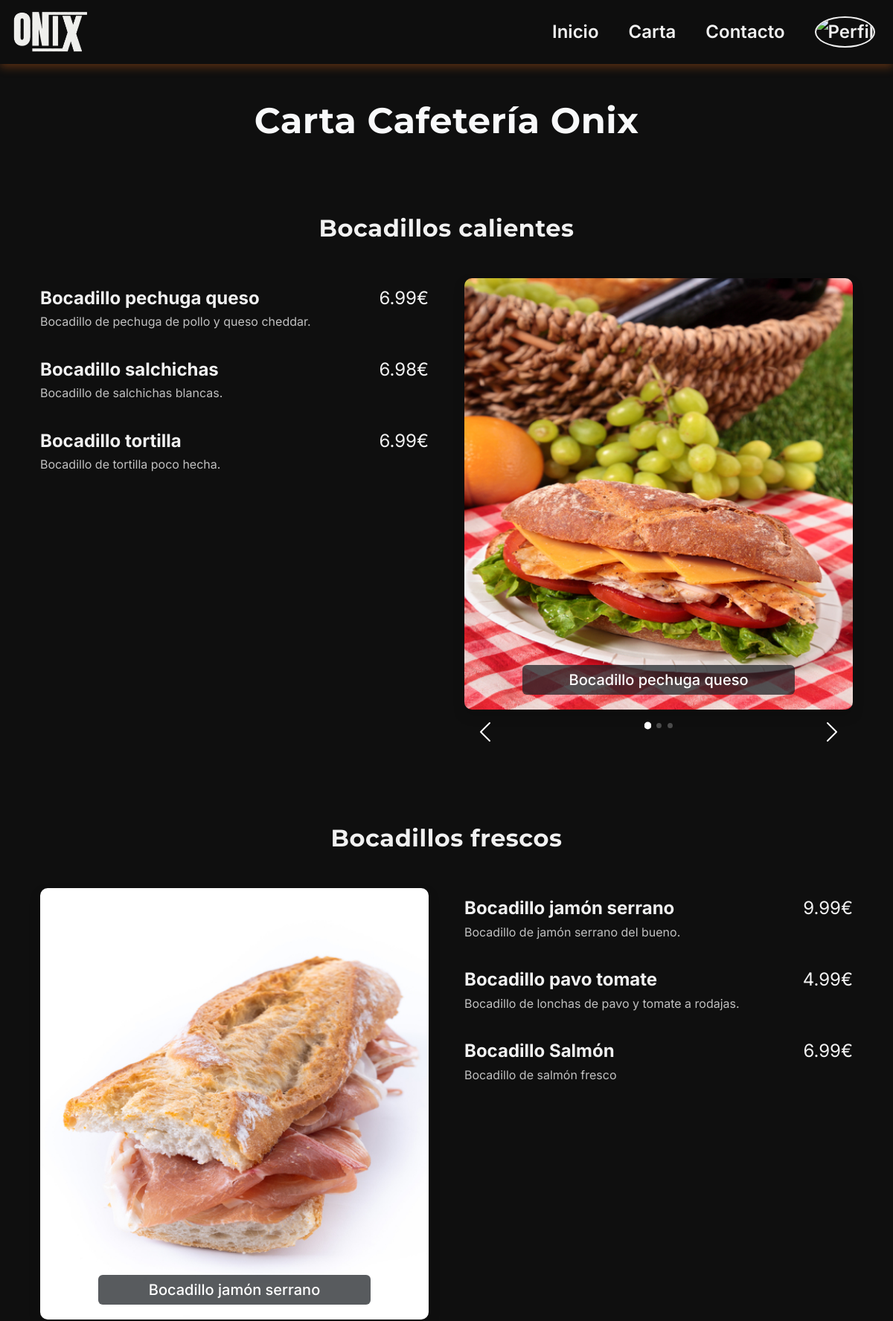
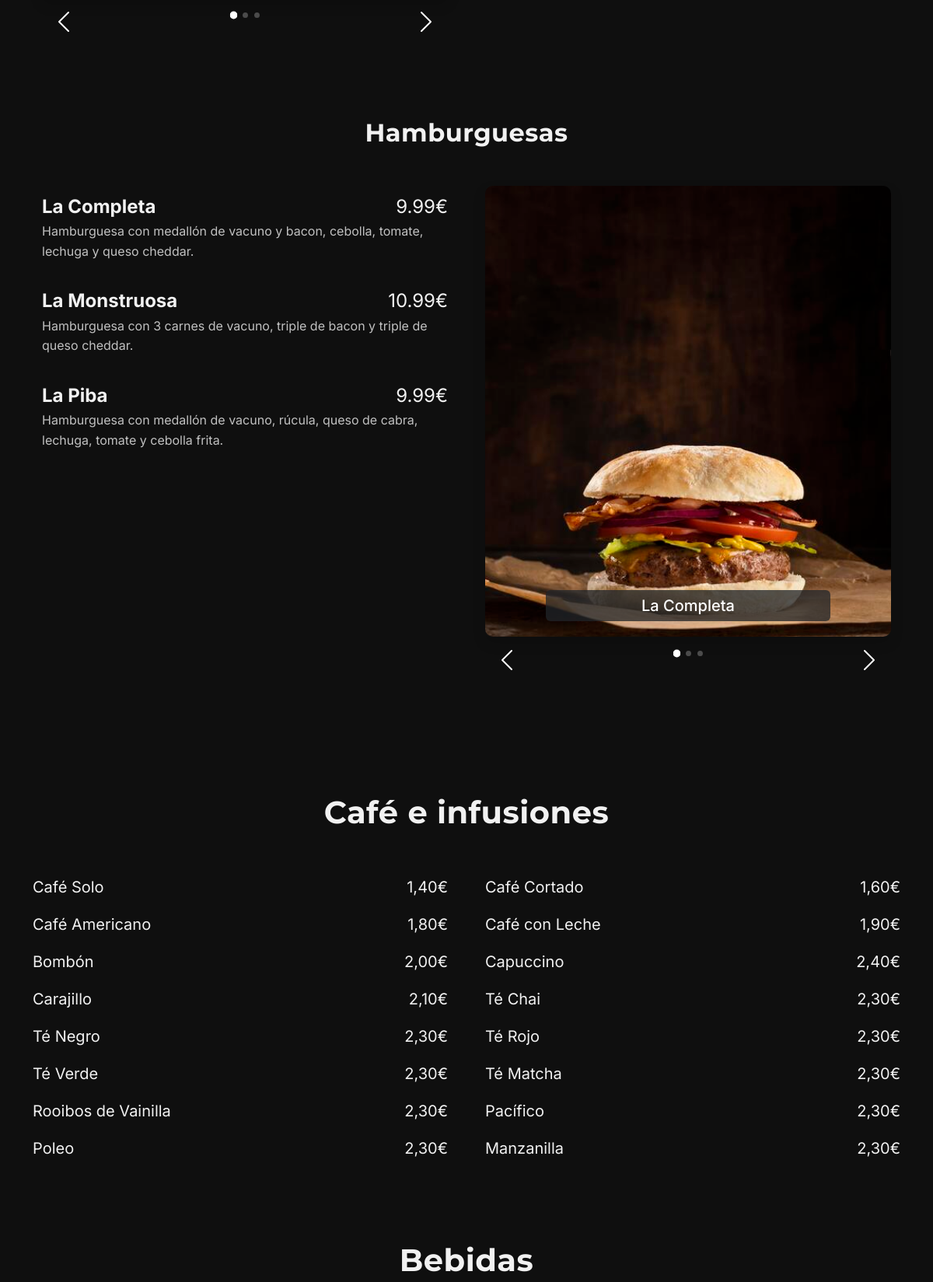
Page /menu.php (upper part) on the committed database (2 pictures, top to bottom).
### tables this page shows
CREATE TABLE `categorias` (
  `id` int(11) NOT NULL,
  `nombre` varchar(100) NOT NULL,
  `estado` enum('activo','inactivo') NOT NULL DEFAULT 'activo'
);

CREATE TABLE `productos` (
  `id` int(11) NOT NULL,
  `id_categoria` int(11) NOT NULL,
  `nombre` varchar(50) NOT NULL,
  `descripcion` varchar(255) NOT NULL,
  `precio` decimal(6,2) NOT NULL,
  `imagen` varchar(255) DEFAULT NULL,
  `estado` enum('activo','inactivo') NOT NULL DEFAULT 'activo'
);

### src/menu.php (the view, shortened to what this page needs)
<?php
    require_once "templates/header.php";
    $db = Database::getConnection();
    $categoryQuery = $db->prepare("SELECT id, nombre AS name FROM categorias WHERE estado = 'activo' ORDER BY nombre ASC");
    $categoryQuery->execute();
    $categories = $categoryQuery->fetchAll(PDO::FETCH_ASSOC);
    $categoryIndex = 0;
?>
    <section class="container py-5">
        <h1 class="text-center mb-5 display-5 fw-bold text-light">Carta Cafetería Onix</h1>
        <?php foreach ($categories as $category): ?>
            <?php
                $categoryIndex++;
                $reverse = $categoryIndex % 2 === 0;
                $productStmt = $db->prepare("SELECT nombre AS name, descripcion AS description, precio AS price, imagen AS image FROM productos
                                             WHERE id_categoria = :id AND estado = 'activo' ORDER BY nombre ASC");
                $productStmt->execute([":id" => $category["id"]]);
                $products = $productStmt->fetchAll(PDO::FETCH_ASSOC);
            ?>
            <section class="container py-5">
                <h2 class="fw-bold mb-5 text-center"><?= htmlspecialchars($category["name"]) ?></h2>
                <div class="row align-items-start gx-5">
                    <div class="col-lg-6 text-center text-lg-start <?= $reverse ? 'order-lg-2' : 'order-lg-1' ?>">
                        <ul class="list-group list-group-flush fs-4 onix-list">
                            <?php foreach ($products as $product): ?>
                                <li class="list-group-item border-0 px-0">
                                    <div class="d-flex justify-content-between">
                                        <strong><?= htmlspecialchars($product["name"]) ?></strong>
                                        <span><?= number_format($product["price"], 2) ?>€</span>
                                    </div>
                                    <p class="onix-desc text-start"><?= htmlspecialchars($product["description"]) ?></p>
                                </li>
                            <?php endforeach; ?>
                        </ul>
                    </div>
                    <div class="col-lg-6 <?= $reverse ? 'order-lg-1' : 'order-lg-2' ?>">
                        <div id="carousel<?= $category["id"] ?>" class="carousel slide">
                            <div class="carousel-inner rounded shadow">
                                <?php foreach ($products as $index => $product): ?>
                                    <div class="carousel-item <?= $index === 0 ? 'active' : '' ?>">
                                        <img src="<?= htmlspecialchars($product["image"]) ?>" class="d-block menu-carousel-img" alt="<?= htmlspecialchars($product["name"]) ?>">
                                        <div class="carousel-caption d-block bg-dark bg-opacity-75 rounded py-2">
                                            <h5 class="mb-0"><?= htmlspecialchars($product["name"]) ?></h5>
                                        </div>
                                    </div>
                                <?php endforeach; ?>
                            </div>
                            <div class="d-flex justify-content-between mt-2">
                                <button class="btn carousel-btn" type="button" data-bs-target="#carousel<?= $category["id"] ?>" data-bs-slide="prev">
                                    <span class="carousel-control-prev-icon"></span>
                                </button>
                                <div class="carousel-indicators position-static m-0">
                                    <?php foreach ($products as $index => $product): ?>
                                        <button type="button"
                                                data-bs-target="#carousel<?= $category["id"] ?>"
                                                data-bs-slide-to="<?= $index ?>"
                                                class="<?= $index === 0 ? 'active' : '' ?>">
                                        </button>
                                    <?php endforeach; ?>
                                </div>
                                <button class="btn carousel-btn" type="button" data-bs-target="#carousel<?= $category["id"] ?>" data-bs-slide="next">
                                    <span class="carousel-control-next-icon"></span>
                                </button>
                            </div>
                        </div>
                    </div>
                </div>
            </section>
        <?php endforeach; ?>
    </section>
    <section class="container py-5">
        <h2 class="text-center fw-bold mb-5 display-6">Café e infusiones</h2>
        <div class="row row-cols-1 row-cols-lg-2 gx-5 gy-4 fs-5">
            <div class="col">
                <ul class="list-group list-group-flush onix-list">
                    <li class="list-group-item d-flex justify-content-between px-0 border-0">
                        <span>Café Solo</span><span>1,40€</span>
                    </li>
                    <li class="list-group-item d-flex justify-content-between px-0 border-0">
                        <span>Café Americano</span><span>1,80€</span>
                    </li>
                    <li class="list-group-item d-flex justify-content-between px-0 border-0">
                        <span>Bombón</span><span>2,00€</span>
                    </li>
                    <li class="list-group-item d-flex justify-content-between px-0 border-0">
                        <span>Carajillo</span><span>2,10€</span>
                    </li>
                    <li class="list-group-item d-flex justify-content-between px-0 border-0">
                        <span>Té Negro</span><span>2,30€</span>
                    </li>
                    <li class="list-group-item d-flex justify-content-between px-0 border-0">
                        <span>Té Verde</span><span>2,30€</span>
                    </li>
                    <li class="list-group-item d-flex justify-content-between px-0 border-0">
                        <span>Rooibos de Vainilla</span><span>2,30€</span>
                    </li>
                    <li class="list-group-item d-flex justify-content-between px-0 border-0">
                        <span>Poleo</span><span>2,30€</span>
                    </li>
                </ul>
            </div>
            <div class="col">
                <ul class="list-group list-group-flush onix-list">
                    <li class="list-group-item d-flex justify-content-between px-0 border-0">
                        <span>Café Cortado</span><span>1,60€</span>
                    </li>
                    <li class="list-group-item d-flex justify-content-between px-0 border-0">
                        <span>Café con Leche</span><span>1,90€</span>
                    </li>
                    <li class="list-group-item d-flex justify-content-between px-0 border-0">
                        <span>Capuccino</span><span>2,40€</span>
                    </li>
                    <li class="list-group-item d-flex justify-content-between px-0 border-0">
                        <span>Té Chai</span><span>2,30€</span>
                    </li>
                    <li class="list-group-item d-flex justify-content-between px-0 border-0">
                        <span>Té Rojo</span><span>2,30€</span>
                    </li>
                    <li class="list-group-item d-flex justify-content-between px-0 border-0">
                        <span>Té Matcha</span><span>2,30€</span>
                    </li>
                    <li class="list-group-item d-flex justify-content-between px-0 border-0">
                        <span>Pacífico</span><span>2,30€</span>
                    </li>
                    <li class="list-group-item d-flex justify-content-between px-0 border-0">
                        <span>Manzanilla</span><span>2,30€</span>
                    </li>
                </ul>
            </div>
        </div>
    </section>
    <section class="container py-5">
        <h2 class="text-center fw-bold mb-5 display-6">Bebidas</h2>
    </section>
<?php require_once "templates/footer.php"; ?>

### src/assets/css/styles.css (style rules this page uses)
* { margin: 0; padding: 0; font-family: 'Inter', sans-serif; box-sizing: border-box; }
h1, h2, h3, h4 { font-family: 'Montserrat', sans-serif; letter-spacing: 0.5px; }
body { background-color: #0F0F0F; color: #F1F1F1; line-height: 1.6; }
.onix-list { background-color: transparent; }
.onix-list .list-group-item { background-color: transparent; color: #F1F1F1; }
.onix-desc { color: #C1C1C1; font-size: 1rem; margin-top: 0px; }
.menu-carousel-img { width: 100%; aspect-ratio: 9 / 10; object-fit: cover; border-radius: 10px; }
.carousel-indicators [data-bs-target] { width: 7px; height: 7px; background-color: rgba(255,255,255,0.5); border-radius: 50%; margin: 0 4px; transition: transform 0.25s ease, background-color 0.25s ease; }
.carousel-indicators .active { background-color: #FFF; transform: scale(1.4); }
.carousel-btn { outline: none; box-shadow: none; border: none; transition: transform 0.2s ease; }

### rows in the picture
categorias: nombre "Bocadillos calientes"
productos: nombre "Bocadillo pechuga queso", precio "6.99", descripcion "Bocadillo de pechuga de pollo y queso cheddar.", imagen+nombre (picture)
productos: nombre "Bocadillo salchichas", precio "6.98", descripcion "Bocadillo de salchichas blancas."
productos: nombre "Bocadillo tortilla", precio "6.99", descripcion "Bocadillo de tortilla poco hecha."
categorias: nombre "Bocadillos frescos"
productos: nombre "Bocadillo jamón serrano", precio "9.99", descripcion "Bocadillo de jamón serrano del bueno.", imagen+nombre (picture)
productos: nombre "Bocadillo pavo tomate", precio "4.99", descripcion "Bocadillo de lonchas de pavo y tomate a rodajas."
productos: nombre "Bocadillo Salmón", precio "6.99", descripcion "Bocadillo de salmón fresco"
categorias: nombre "Hamburguesas"
productos: nombre "La Completa", precio "9.99", descripcion "Hamburguesa con medallón de vacuno y bacon, cebolla, tomate, lechuga y queso cheddar.", imagen+nombre (picture)
productos: nombre "La Monstruosa", precio "10.99", descripcion "Hamburguesa con 3 carnes de vacuno, triple de bacon y triple de queso cheddar."
productos: nombre "La Piba", precio "9.99", descripcion "Hamburguesa con medallón de vacuno, rúcula, queso de cabra, lechuga, tomate y cebolla frita."
